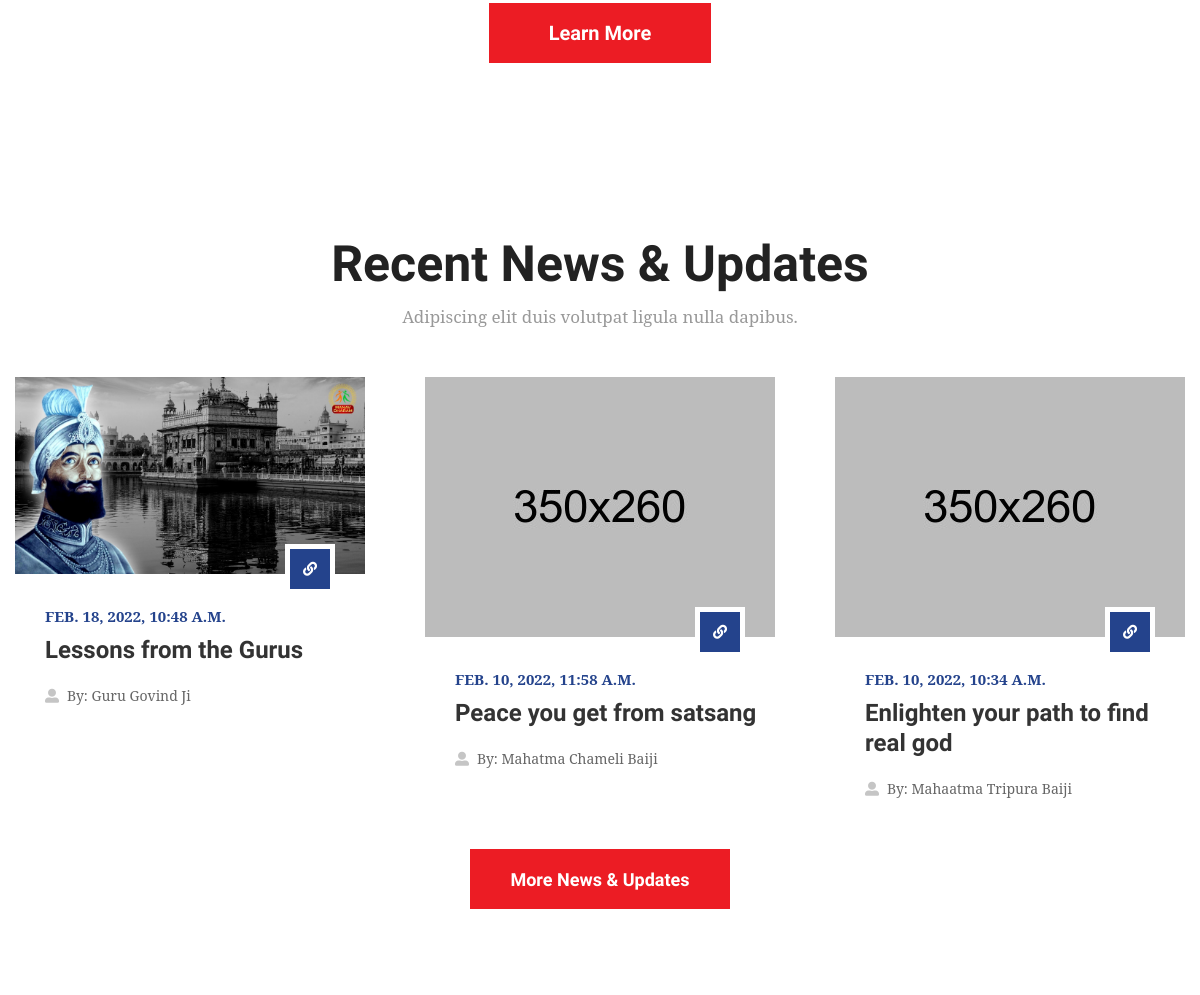
Before: / (middle part) with the older database file.
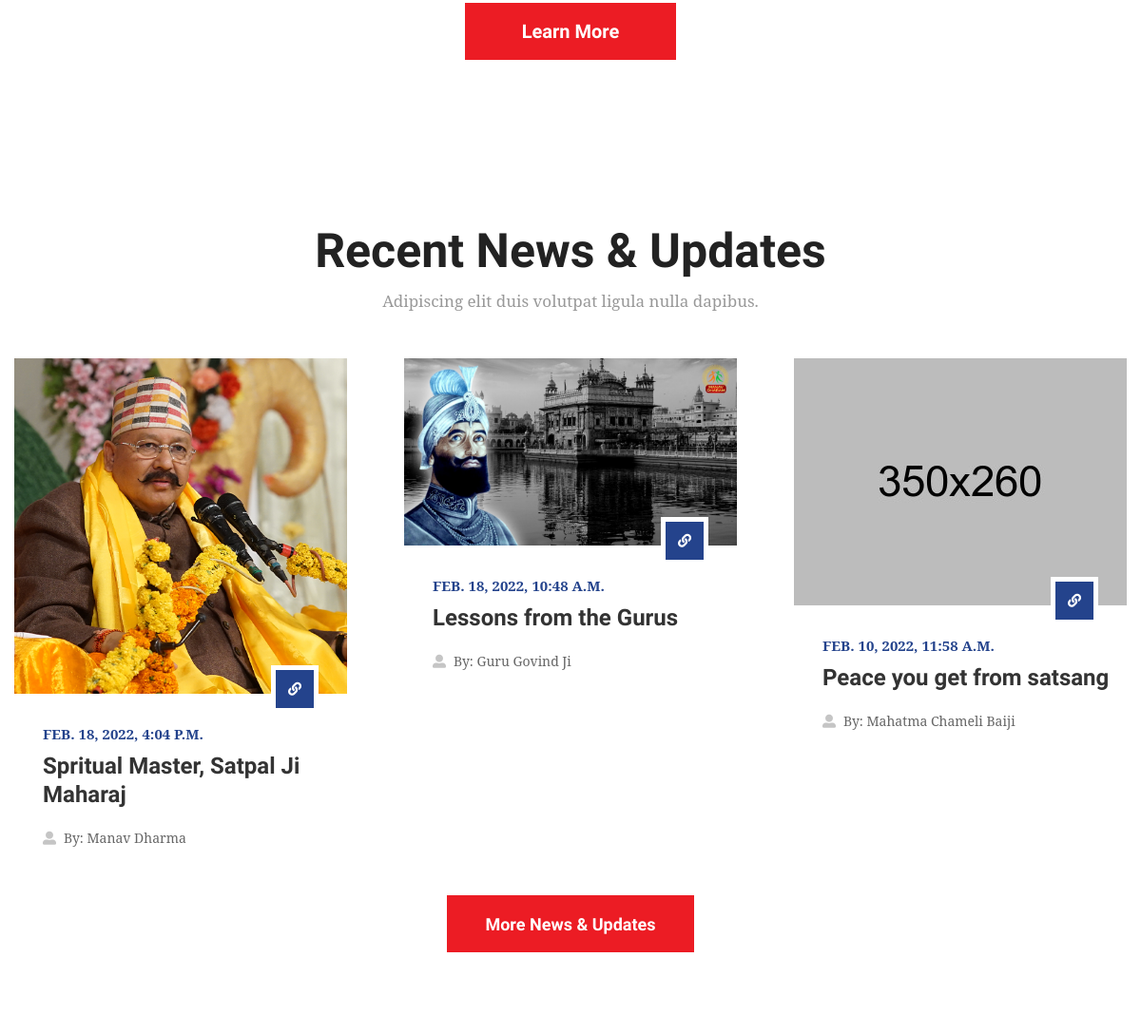
After: the same page with the newer database file.
### blog/models.py (models this page shows, shortened)
class BlogModel(models.Model):
    title = models.CharField(max_length=1000, unique=True)
    content = RichTextField(blank=True)
    slug = models.SlugField(max_length=1000, unique=True)
    image = models.ImageField(upload_to='blog')
    author = models.CharField(max_length=200)
    created_date = models.DateTimeField(auto_now_add=True)
    update_date = models.DateTimeField(auto_now=True)
    def get_url(self):
        return reverse('blog_detail', args=[self.slug])

### manav_dharma/views.py (the view)
# urls.py: path('',views.home, name='home'),
def home(request):
    blog = BlogModel.objects.all().order_by('-created_date')[:3]
    videos = VideoSatsang.objects.all().order_by('-created_date')[:3]
    context = {'blog':blog,'videos':videos}
    return render(request,'home.html',context)

### templates/home.html (shortened to what this page needs)
{% extends 'base.html' %}
{% load static %}
{% block body %}
<section>
    <div class="w-100 pt-220 pb-80 position-relative">
        <div class="container">
            <div class="about-wrap text-center position-relative w-100">
                <div class="about-inner d-inline-block">
                    <a class="thm-btn thm-bg" style="background:#ec1c24;" href="{% url 'about' %}" title="">Learn More</a>
                </div>
            </div>
        </div>
    </div>
</section>
<section>
    <div class="w-100 pt-90 pb-235 position-relative">
        <div class="container">
            <div class="sec-title text-center w-100">
                <div class="sec-title-inner d-inline-block">
                    <h2 class="mb-0">Recent News & Updates</h2>
                    <p class="mb-0">Adipiscing elit duis volutpat ligula nulla dapibus.</p>
                </div>
            </div>
            <div class="blog-wrap res-row w-100">
                <div class="row">
                    {% for i in blog %}
                    <div class="col-md-6 col-sm-6 col-lg-4">
                        <div class="post-box w-100">
                            <div class="post-img overflow-hidden position-relative w-100">
                                <a href="{{i.get_url}}" title=""><img class="img-fluid w-100" src="{{i.image.url}}" alt="Blog Image 1"></a>
                            </div>
                            <div class="post-info position-relative w-100">
                                <a class="thm-bg" href="blog-detail.html" title=""><i class="fas fa-link"></i></a>
                                <span class="post-date thm-clr">{{i.update_date}}</span>
                                <h3 class="mb-0"><a href="blog-detail.html" title="">{{i.title}}</a></h3>
                                <ul class="post-meta d-flex flex-wrap mb-0 list-unstyled">
                                    <li><i class="fas fa-user-alt"></i>By: <a href="javascript:void(0);" title="">{{i.author}}</a></li>
                                </ul>
                            </div>
                        </div>
                    </div>
                    {% endfor %}
                </div>
            </div>
            <div class="view-more d-inline-block text-center w-100">
                <a class="thm-btn mini-btn thm-bg" href="{% url 'blog' %}" style="background:#ec1c24;" title="">More News & Updates</a>
            </div>
        </div>
    </div>
</section>
{% endblock body %}

### templates/base.html (shortened to what this page needs)
<!DOCTYPE html>
{% load static %}
<html lang="en">
    <head>
        <link rel="stylesheet" href="{% static 'assets/css/all.min.css' %}">
        <link rel="stylesheet" href="{% static 'assets/css/flaticon.css' %}">
        <link rel="stylesheet" href="{% static 'assets/css/animate.min.css' %}">
        <link rel="stylesheet" href="{% static 'assets/css/bootstrap.min.css' %}">
        <link rel="stylesheet" href="{% static 'assets/css/jquery.fancybox.min.css' %}">
        <link rel="stylesheet" href="{% static 'assets/css/jquery.bootstrap-touchspin.min.css' %}">
        <link rel="stylesheet" href="{% static 'assets/css/perfect-scrollbar.css' %}">
        <link rel="stylesheet" href="{% static 'assets/css/slick.css' %}">
        <link rel="stylesheet" href="{% static 'assets/css/style.css' %}">
        <link rel="stylesheet" href="{% static 'assets/css/responsive.css' %}">
        <link rel="stylesheet" href="{% static 'assets/css/color.css' %}">
    </head>
    <main>
        {% block body %}
        {% endblock body %}
     {% include 'includes/footer.html' %}

### templates/includes/header.html (shortened to what this page needs)
{% load static %}

### templates/includes/footer.html (shortened to what this page needs)
{% load static %}
</main>
</body>
</html>

### static/assets/css/responsive.css (style rules this page uses)
@media (max-width: 1210px) { .container { padding: 0 0.9375rem;max-width: 100%; } }

Changed rows visible on the page:
no longer on this page (row unchanged): BlogModel: image (picture), update_date "FEB. 10, 2022, 10:34 A.M.", title "Enlighten your path to find real god", author "Mahaatma Tripura Baiji"
added BlogModel: image (picture), update_date "FEB. 18, 2022, 4:04 P.M.", title "Spritual Master, Satpal Ji Maharaj", author "Manav Dharma"
